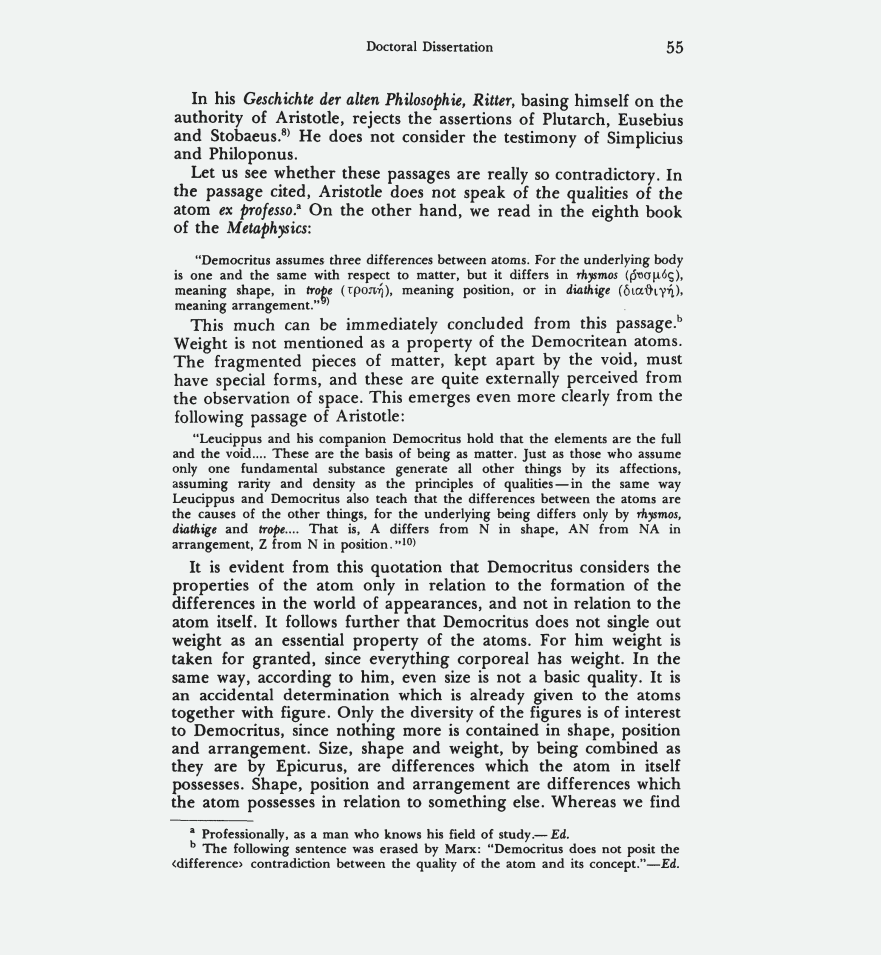
#> input picture testImage.png, 881 x 955 px
$ python initialTest.py
#> lines starting #> are read from the running program, lines starting #| are printed output that depends on the picture; after the words box and inside, x2 and y2 are one past the last pixel; in counts of white or black regions, pixels touching at a corner belong together
import pytesseract
import cv2

# Here we load our data and find some metadata that we will use in
# post-processing in the penultimate block. We also set a base image that we'll
# cut down to size having done out bounding-box magic.

image = cv2.imread("./testImage.png")
#> image is the input picture: shape (955, 881, 3); mean B, G, R 224.9, 225.8, 223
im_h, im_w, im_d = image.shape
#> im_h = 955; im_w = 881; im_d = 3
base_image = image.copy()

# Standard pre-processing of the image. We gray out the image so that we don't
# lose much by way of colour artifacts or weird blending with the colour we're
# setting our bounding boxes, and because image thresholding in opencv expects
# a greyscale image. In our case, the image is going to be purely black and
# white. It's not a photo, so there will be no shadows, and so a binary
# thresholding technique is appropriate. Our blur gives us some leeway around
# the actual text and will be useful in helping us identify the actual contour
# lines later on. Otsu is a magic trick that chooses an optimal image threshold
# on our behalf via some image processing wizardry that I don't pretend to
# have read in detail. Something about finding a minimization in weighted
# variance. Pretty cool.

gray = cv2.cvtColor(image, cv2.COLOR_BGR2GRAY)
blur = cv2.GaussianBlur(gray, (5,5), 0)
thresh = cv2.threshold(blur, 0, 255, cv2.THRESH_BINARY_INV + cv2.THRESH_OTSU)[1]
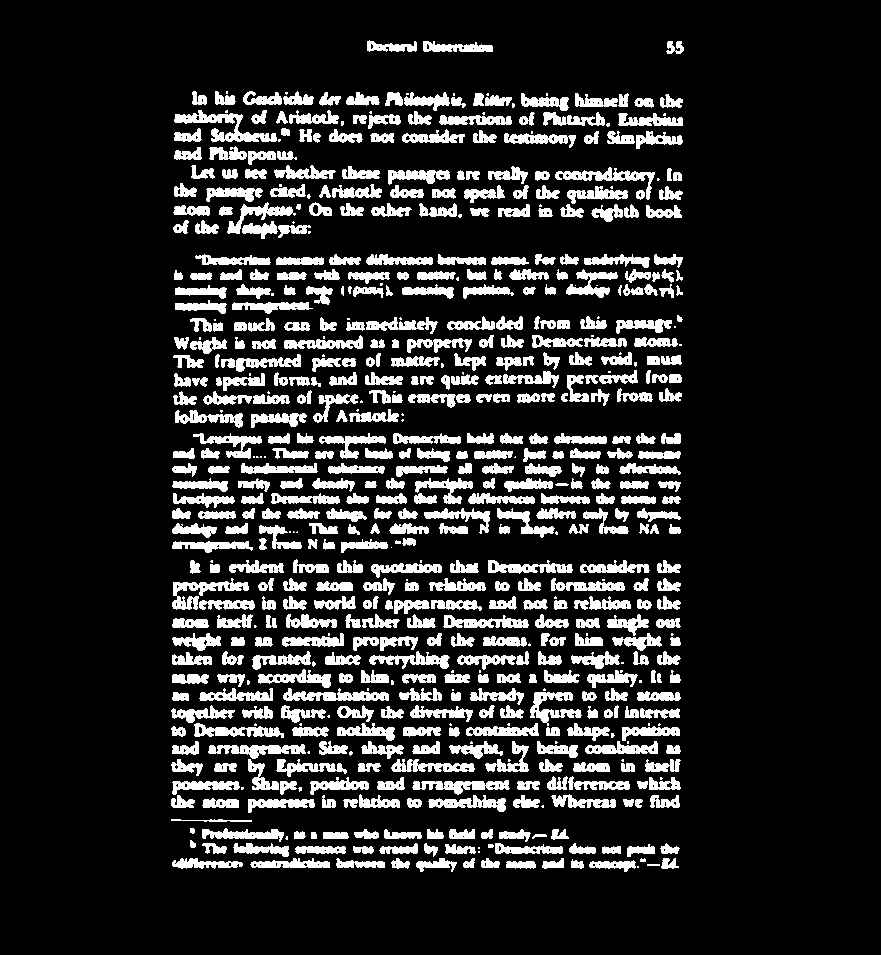
#> thresh: shape (955, 881); 15.3% white; 632 white regions (106 under 20 px), largest, box (x1, y1, x2, y2) and area: (174, 110, 277, 142) 1114, (172, 578, 249, 610) 869, (555, 167, 655, 200) 824


# We're looking to manipulate the foreground objects, in this case all text.
# It makes good sense then to use rectangles to do our dilation, in this case
# rectangles that are wide and not so tall.

kernel = cv2.getStructuringElement(cv2.MORPH_RECT, (20,3))
dilatedImage = cv2.dilate(thresh, kernel, iterations=1)
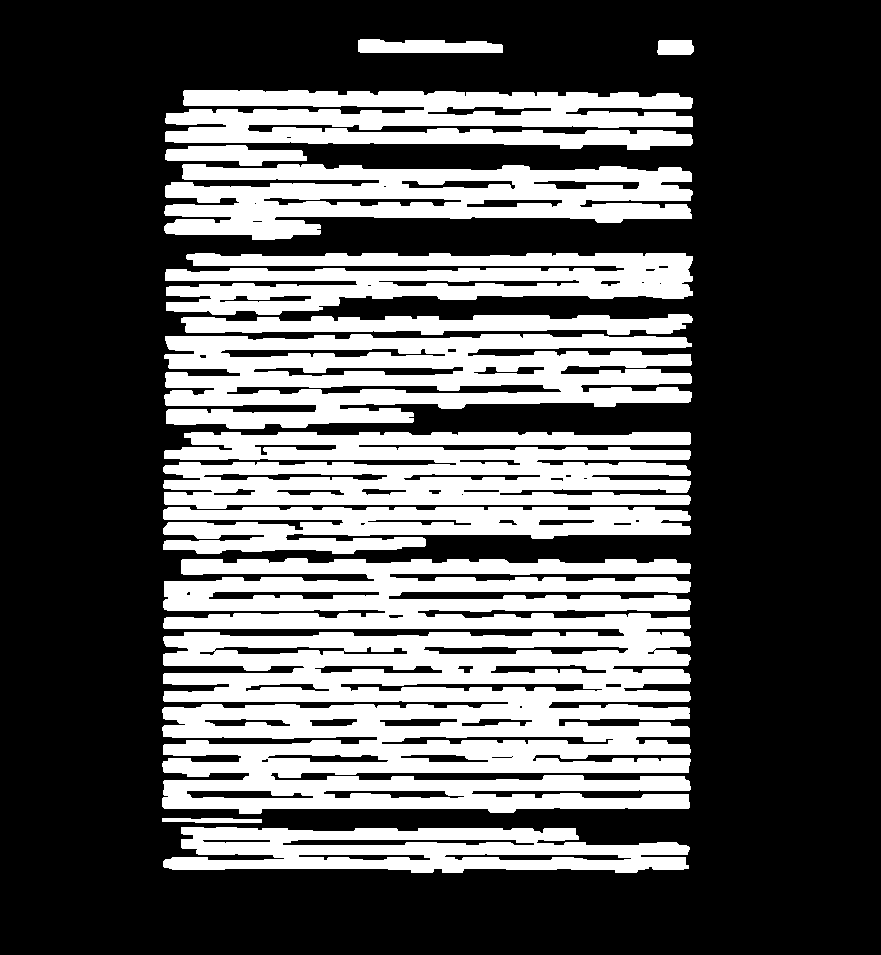
#> dilatedImage: shape (955, 881); 33.2% white; 13 white regions

# Now we find the contours of the particular shape we're trying to capture.
# In this case it's the tiny line separating the footnotes from the main body
# of the text. We use standard elements of the opencv library to do that. The
# lambda is an "anonymous function" that lets us write in-line to sort our
# bounding rectangles first where the number of contours is not 2. Honestly
# I borrowed this part and tweaked it until it worked for my purposes so I need
# to go back and RTFM before I can say I grok this part about actually
# defining the contours. The for-loop I've got well understood tho.

contours = cv2.findContours(dilatedImage, cv2.RETR_EXTERNAL, cv2.CHAIN_APPROX_SIMPLE)
#> contours = 13 contours; largest, box (x1, y1, x2, y2) and area: (162, 558, 691, 814) 106524, (164, 334, 692, 429) 35208, (163, 432, 691, 509) 31604, (164, 164, 693, 240) 25894, (165, 90, 693, 150) 22118
contours = contours[0] if len(contours) == 2 else contours[1]
contours = sorted(contours, key=lambda x: cv2.boundingRect(x)[1])
for c in contours:
    x,y,w,h = cv2.boundingRect(c)
    if h < 15 and w > 10:
        roi = base_image[0:y+h - 4, 0:im_w]
        cv2.rectangle(image, (x,y), (x+w, y+h), (0,255,0), 2)
#> this loop made 13 passes
#> (x, y, w, h) on passes 1 to 12: (358, 39, 145, 14), (657, 40, 37, 15), (165, 90, 528, 60), (165, 145, 142, 21), (164, 164, 529, 76), (165, 253, 528, 62), (181, 314, 512, 21), (164, 334, 528, 95), (163, 432, 528, 77), (163, 507, 528, 47), (162, 558, 529, 256), (162, 818, 100, 5)
#> pass 1, `roi = base_image[0:y+h - 4, 0:im_w]`:
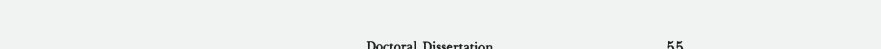
#> roi: shape (49, 881, 3); mean B, G, R 240.3, 241.3, 238.3
#> after the loop:
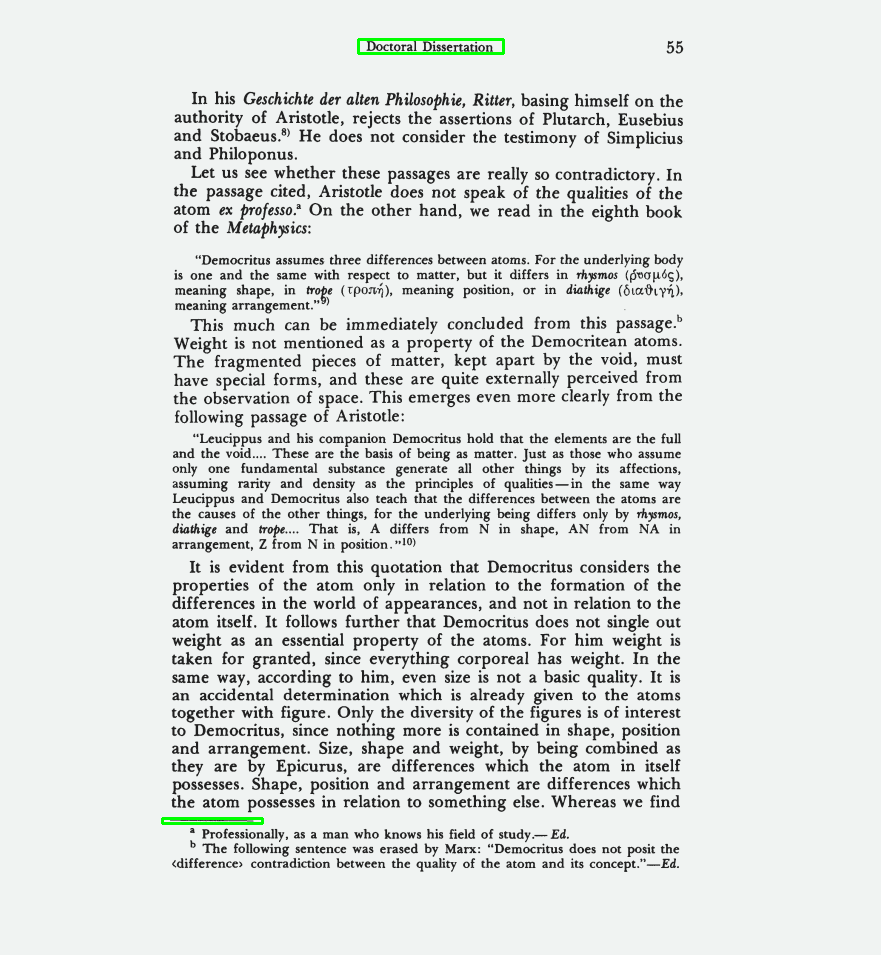
#> image: shape (955, 881, 3); 0.19% of pixels changed, all inside (x1, y1, x2, y2) = (161, 38, 505, 825)

cv2.imwrite("temp/output.png", roi)
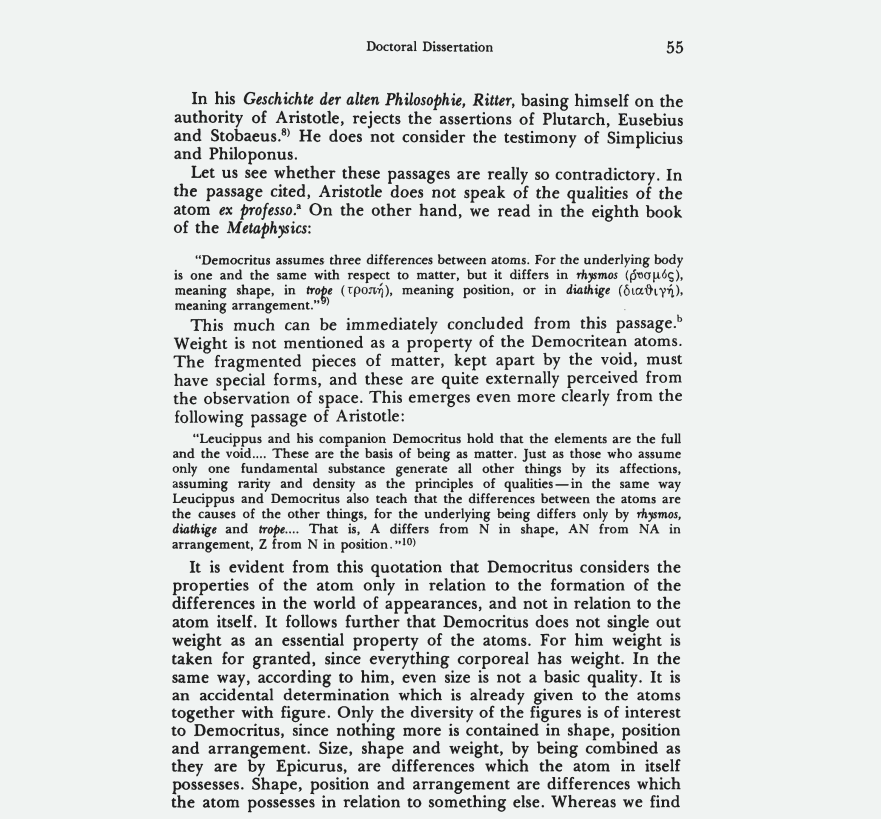
#> saved as output.png: shape (819, 881, 3); mean B, G, R 223.3, 224.2, 221.4

#ocrSansFootnotes = pytesseract.image_to_string(roi)
#print(ocrSansFootnotes)
